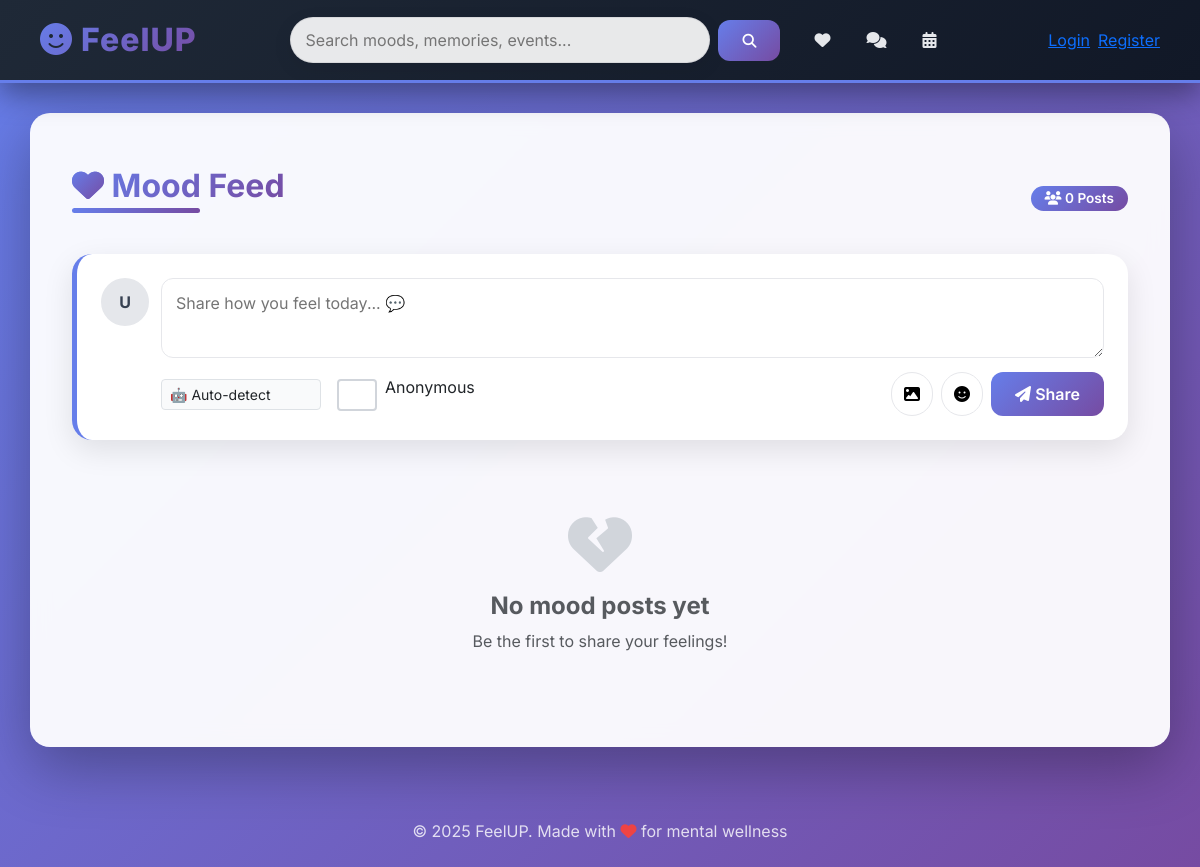
/mood, run on an earlier commit of the app's database.
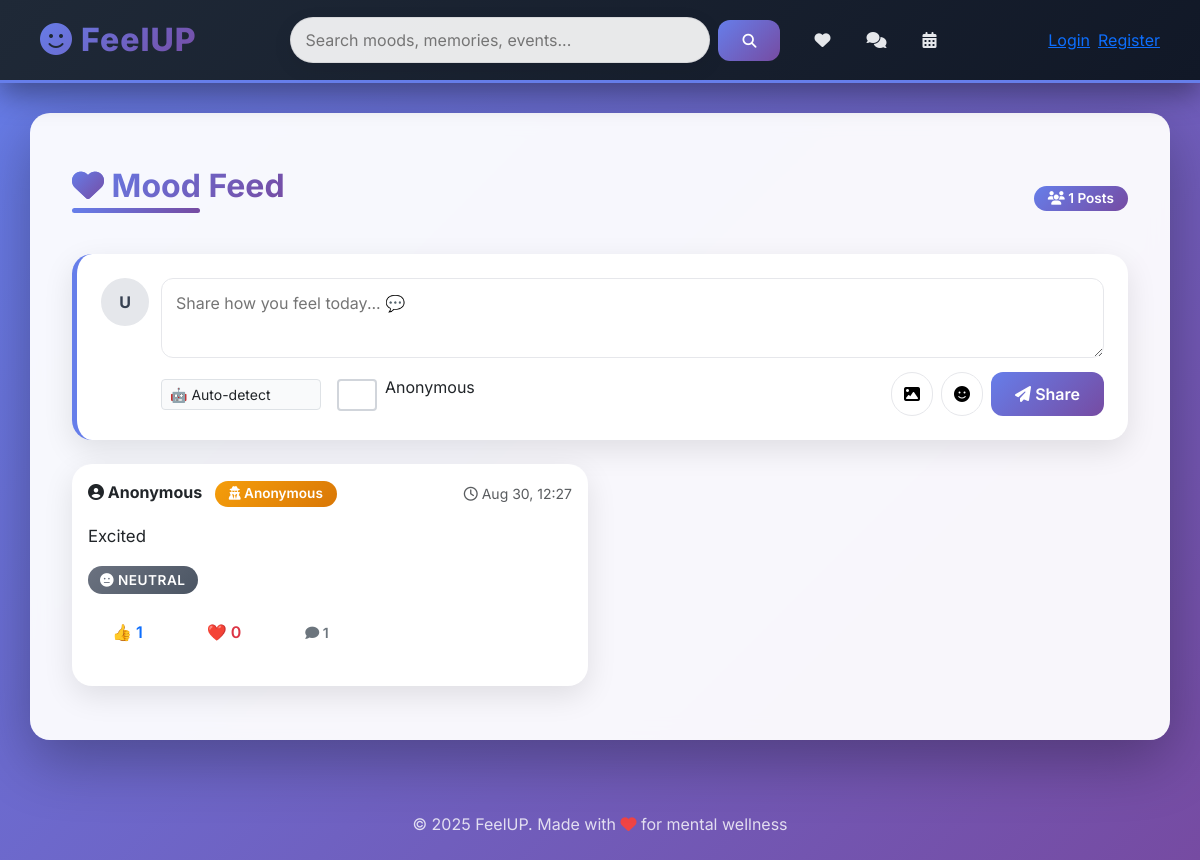
And on a later commit of the database.
### app.py (models this page shows)
class MoodPost(db.Model):
    id = db.Column(db.Integer, primary_key=True)
    user_id = db.Column(db.Integer, db.ForeignKey('user.id'), nullable=True)
    username = db.Column(db.String(120))
    content = db.Column(db.Text, nullable=False)
    emotion = db.Column(db.String(50))
    anonymous = db.Column(db.Boolean, default=False)
    created_at = db.Column(db.DateTime, default=datetime.utcnow)
    reactions = db.Column(db.PickleType, default=dict)
    comments = db.relationship('Comment', backref='mood', cascade="all, delete-orphan")
    likes = db.relationship('Like', backref='mood', cascade="all, delete-orphan")

### app.py (the view, shortened to what this page needs)
@app.route('/mood', methods=['GET','POST'])
def mood_feed():
    user = current_user()
    moods = MoodPost.query.order_by(MoodPost.created_at.desc()).all()
    return render_template('mood_feed.html', moods=moods, user=user)

### app.py (called while the page is built)
def current_user():
    uid = session.get('user_id')
    if uid:
        return User.query.get(uid)
    return None

### templates/mood_feed.html (shortened to what this page needs)
{% extends "base.html" %}
{% block content %}
<div class="container mt-4">
  <div class="d-flex justify-content-between align-items-center mb-4">
    <h2><i class="fas fa-heart gradient-text"></i> Mood Feed</h2>
    <span class="badge badge-primary"><i class="fas fa-users"></i> {{ moods|length }} Posts</span>
  </div>
  <div class="card p-4 mb-4 shadow-hover" style="border-left: 5px solid #667eea;" id="new-post">
    <div class="composer">
      <div class="avatar">{{ user.name[0]|upper if user else 'U' }}</div>
      <div class="composer-body">
        <form method="POST">
          <textarea name="content" placeholder="Share how you feel today... 💬" required></textarea>
          <div class="composer-actions">
            <div class="d-flex gap-2 align-items-center">
              <select name="emotion" class="form-select form-select-sm" style="width:160px;">
                <option value="">🤖 Auto-detect</option>
              </select>
              <div class="form-check ms-2">
                <input type="checkbox" class="form-check-input" name="anonymous" id="anonCheck">
                <label class="form-check-label" for="anonCheck">Anonymous</label>
              </div>
            </div>
            <div class="ms-auto d-flex gap-2">
              <button type="button" class="quick-action" title="Add image"><i class="fas fa-image"></i></button>
              <button type="button" class="quick-action" title="Add mood sticker"><i class="fas fa-smile"></i></button>
              <button class="btn btn-primary" type="submit"><i class="fas fa-paper-plane"></i> Share</button>
            </div>
          </div>
        </form>
      </div>
    </div>
  </div>
  <div class="row">
    {% for mood in moods %}
    <div class="col-md-6 mb-4">
      <div class="card p-3 shadow-hover mood-card">
        <div class="d-flex justify-content-between align-items-center mb-3">
          <div>
            <strong><i class="fas fa-user-circle"></i> {{ mood.username }}</strong>
            {% if mood.anonymous %}
              <span class="badge badge-warning ms-2"><i class="fas fa-user-secret"></i> Anonymous</span>
            {% endif %}
          </div>
          <small class="text-muted"><i class="far fa-clock"></i> {{ mood.created_at.strftime('%b %d, %H:%M') }}</small>
        </div>
        <p style="font-size: 1.05rem; line-height: 1.6;">{{ mood.content }}</p>
        <div class="mb-3">
          {% if mood.emotion == 'positive' %}
            <span class="emotion-badge emotion-positive"><i class="fas fa-smile-beam"></i> {{ mood.emotion }}</span>
          {% elif mood.emotion == 'negative' %}
            <span class="emotion-badge emotion-negative"><i class="fas fa-sad-tear"></i> {{ mood.emotion }}</span>
          {% else %}
            <span class="emotion-badge emotion-neutral"><i class="fas fa-meh"></i> {{ mood.emotion }}</span>
          {% endif %}
        </div>
        <div class="d-flex justify-content-between align-items-center mb-3">
          <div class="d-flex gap-2">
            <form method="POST" action="{{ url_for('react_to_mood', post_id=mood.id, emoji='👍') }}" style="display:inline;">
              <button class="btn btn-sm btn-outline-primary reaction-btn" type="submit">
                👍 <span class="count">{{ mood.reactions.get('👍',0) }}</span>
              </button>
            </form>
            <form method="POST" action="{{ url_for('react_to_mood', post_id=mood.id, emoji='❤️') }}" style="display:inline;">
              <button class="btn btn-sm btn-outline-danger reaction-btn" type="submit">
                ❤️ <span class="count">{{ mood.reactions.get('❤️',0) }}</span>
              </button>
            </form>
            <button class="btn btn-sm btn-outline-secondary" data-bs-toggle="collapse" data-bs-target="#comments-{{ mood.id }}">
              <i class="fas fa-comment"></i> {{ mood.comments|length }}
            </button>
          </div>
        </div>
      </div>
    </div>
    {% endfor %}
  </div>
  {% if not moods %}
  <div class="text-center py-5">
    <i class="fas fa-heart-broken" style="font-size: 4rem; color: #d1d5db;"></i>
    <h4 class="mt-3 text-muted">No mood posts yet</h4>
    <p class="text-muted">Be the first to share your feelings!</p>
  </div>
  {% endif %}
</div>
{% endblock %}

### templates/base.html (shortened to what this page needs)
<!DOCTYPE html>
<html lang="en">
<head>
  <link href="https://cdn.jsdelivr.net/npm/bootstrap@5.3.2/dist/css/bootstrap.min.css" rel="stylesheet">
  <link rel="stylesheet" href="{{ url_for('static', filename='style.css') }}">
  <link rel="stylesheet" href="https://cdnjs.cloudflare.com/ajax/libs/font-awesome/6.4.0/css/all.min.css">
</head>
<body>
  {% include 'navbar.html' %}
  <main class="container">
    {% block content %}{% endblock %}
  </main>
  <footer class="text-center py-4 mt-5" style="color: rgba(255,255,255,0.8);">
    <div class="container">
      <p class="mb-0">&copy; 2025 FeelUP. Made with <i class="fas fa-heart" style="color: #ef4444;"></i> for mental wellness</p>
    </div>
  </footer>
</body>
</html>

### templates/navbar.html (shortened to what this page needs)
<nav class="navbar" role="navigation" aria-label="Main Navigation">
  <div class="nav-left d-flex align-items-center gap-3">
    <a href="{{ url_for('dashboard') }}" class="brand" aria-label="FeelUP Home">
      <i class="fas fa-smile"></i>
      <span class="brand-text">FeelUP</span>
    </a>
  </div>
  <div class="nav-center d-flex align-items-center gap-3">
    <form action="{{ url_for('mood_feed') }}" method="GET" class="search-form d-none d-md-flex" role="search" aria-label="Search posts">
      <input type="search" name="q" placeholder="Search moods, memories, events..." class="search-input" aria-label="Search">
      <button type="submit" class="btn btn-sm btn-primary" aria-label="Search"><i class="fas fa-search"></i></button>
    </form>
    <div class="nav-links d-none d-md-flex">
      <a href="{{ url_for('mood_feed') }}" class="nav-item" aria-label="Mood Feed">
        <i class="fas fa-heart"></i>
      </a>
      <a href="{{ url_for('messages') }}" class="nav-item" aria-label="Messages">
        <i class="fas fa-comments"></i>
      </a>
      <a href="{{ url_for('events') }}" class="nav-item" aria-label="Events">
        <i class="fas fa-calendar-alt"></i>
      </a>
    </div>
  </div>
  <div class="nav-right d-flex align-items-center gap-2">
    {% if user %}
    <a href="{{ url_for('mood_feed') }}#new-post" class="btn btn-sm btn-primary" aria-label="Share a mood">
      <i class="fas fa-plus"></i> <span class="d-none d-sm-inline">Share</span>
    </a>
    <button class="btn btn-icon" aria-label="Notifications" title="Notifications">
      <i class="fas fa-bell"></i>
      <span class="badge notif-badge">0</span>
    </button>
    <div class="profile-dropdown">
      <span class="profile-name" tabindex="0" aria-haspopup="true">
        <i class="fas fa-user-circle"></i> <span class="d-none d-sm-inline">{{ user.name }}</span>
      </span>
      <div class="dropdown-menu" role="menu">
        <a href="{{ url_for('profile', user_id=user.id) }}" role="menuitem">
          <i class="fas fa-user"></i> My Profile
        </a>
        <a href="{{ url_for('users_list') }}" role="menuitem">
          <i class="fas fa-users"></i> Browse Users
        </a>
        <a href="{{ url_for('journal_analytics') }}" role="menuitem">
          <i class="fas fa-chart-line"></i> Analytics
        </a>
        <hr style="margin: 5px 0; border-color: #e5e7eb;">
        <a href="{{ url_for('logout') }}" class="logout" role="menuitem">
          <i class="fas fa-sign-out-alt"></i> Logout
        </a>
      </div>
    </div>
    {% else %}
    <a href="{{ url_for('index') }}" class="nav-item">Login</a>
    <a href="{{ url_for('register') }}" class="nav-item">Register</a>
    {% endif %}
  </div>
</nav>

What changed in the data, as far as the page shows it:
added MoodPost: username "Anonymous", anonymous True (drawn), created_at "Aug 30, 12:27", content "Excited", emotion "NEUTRAL", reactions.get "1", reactions.get "0", comments|length "1"
Also different on the page:
{{ moods|length }}: "0" → "1"
text no longer shown: "No mood posts yet Be the first to share your feelings!"
